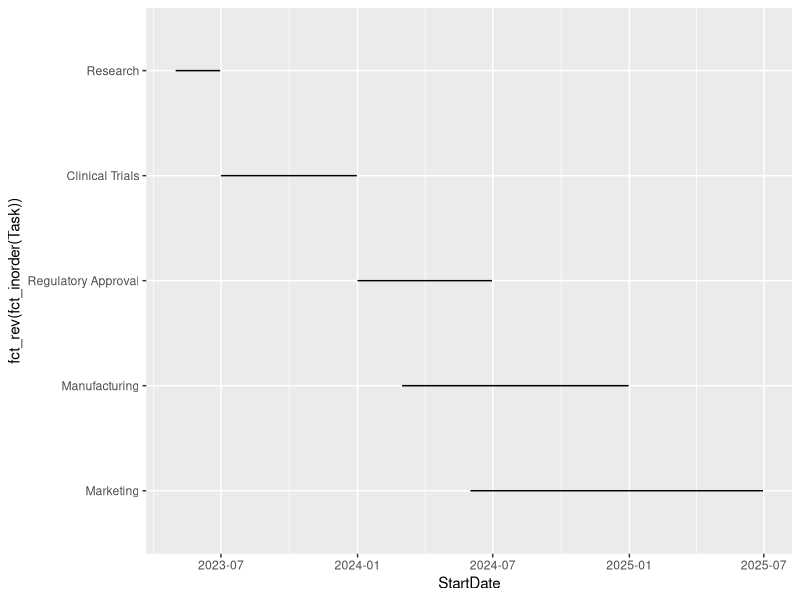
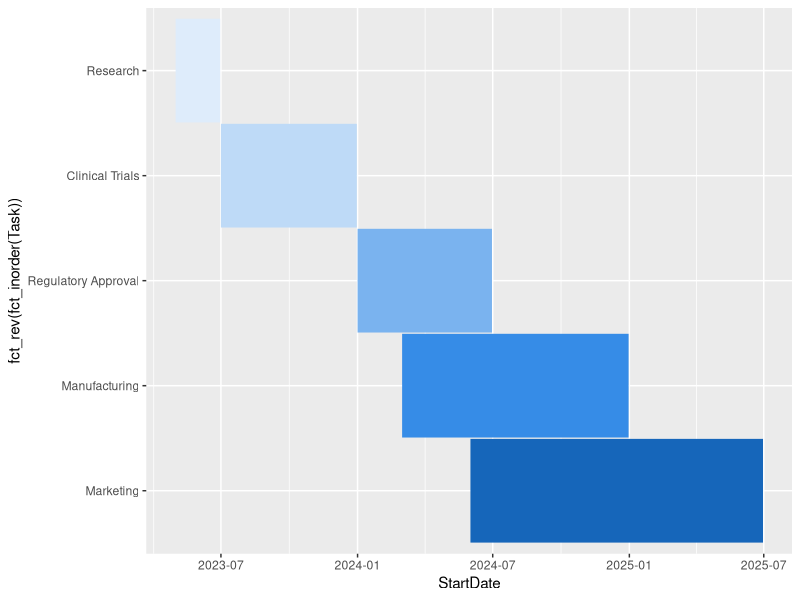
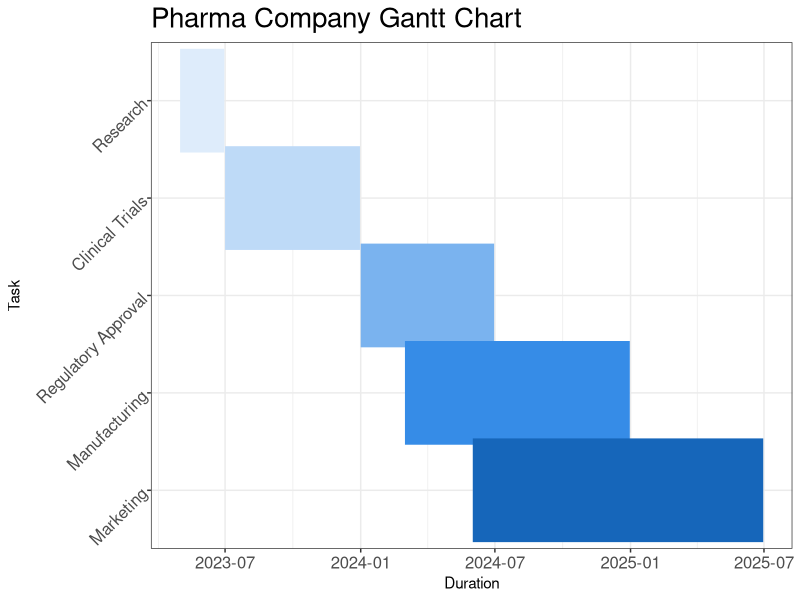

Generate these figures, in order, with R:
library(tidyverse)
library(ggplot2)


# Individual tasks formatted as a data.frame
tasks <- data.frame(
  Task = c("Research", "Clinical Trials", "Regulatory Approval", "Manufacturing", "Marketing"),
  StartDate = as.Date(c("2023-05-01", "2023-07-01", "2024-01-01", "2024-03-01", "2024-06-01")),
  EndDate = as.Date(c("2023-06-30", "2023-12-31", "2024-06-30", "2024-12-31", "2025-06-30"))
)

tasks

ggplot(tasks, aes(x = StartDate, xend = EndDate, y = fct_rev(fct_inorder(Task)), yend = Task)) + 
  geom_segment()

colors <- c("#deecfb", "#bedaf7", "#7ab3ef", "#368ce7", "#1666ba")

ggplot(tasks, aes(x = StartDate, xend = EndDate, y = fct_rev(fct_inorder(Task)), yend = Task)) + 
  geom_segment(linewidth = 35, color = colors)

ggplot(tasks, aes(x = StartDate, xend = EndDate, y = fct_rev(fct_inorder(Task)), yend = Task)) + 
  geom_segment(linewidth = 35, color = colors) + 
  labs(
    title = "Pharma Company Gantt Chart",
    x = "Duration",
    y = "Task"
  ) + 
  theme_bw() + 
  theme(legend.position = "none") + 
  theme(
    plot.title = element_text(size = 20),
    axis.text.x = element_text(size = 12),
    axis.text.y = element_text(size = 12, angle = 45)
  )